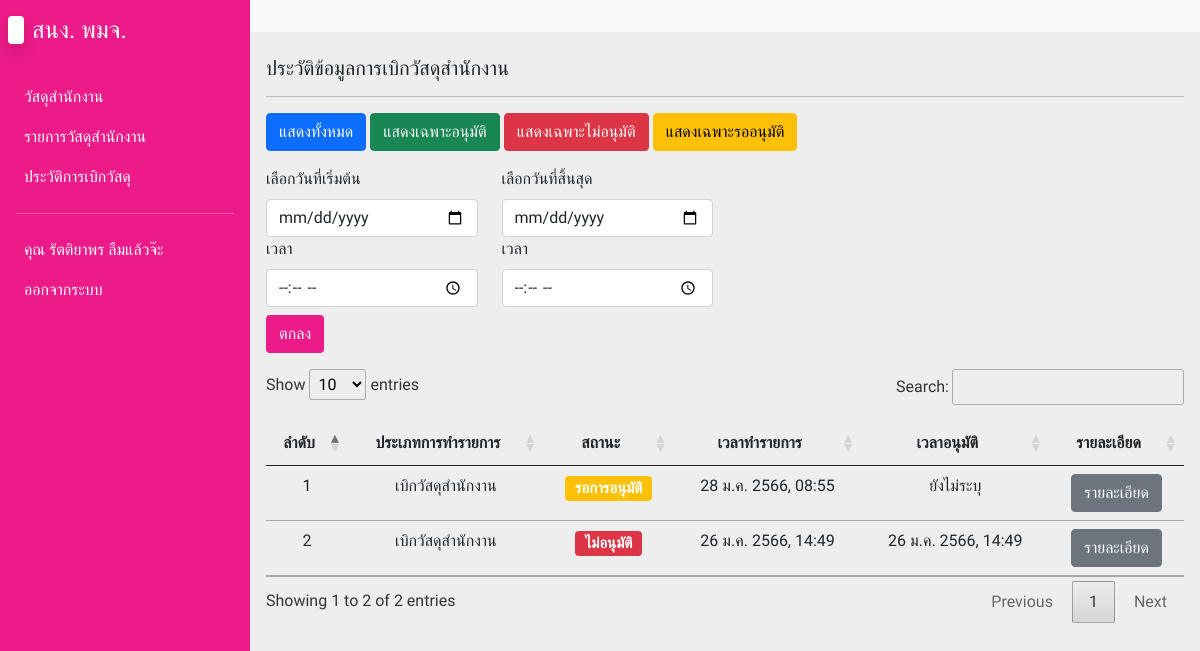
The app's page /history.php (signed in) with its own data.
### tables this page shows
CREATE TABLE `transfer` (
  `t_id` int(11) NOT NULL,
  `t_type` int(11) NOT NULL,
  `stat_id` int(11) NOT NULL,
  `emp_id` int(11) NOT NULL,
  `t_datetime` timestamp NOT NULL DEFAULT current_timestamp()
);

CREATE TABLE `status` (
  `stat_id` int(11) NOT NULL,
  `stat_status` int(11) NOT NULL DEFAULT 1,
  `stat_reason` varchar(255) NOT NULL,
  `stat_datetime` timestamp NOT NULL DEFAULT current_timestamp(),
  `emp_id` int(11) NOT NULL
);

### config/db.php (called while the page is built, shortened)
<?php
function DateThai($strDate) {
  $strYear = date("Y",strtotime($strDate))+543;
  $strMonth= date("n",strtotime($strDate));
  $strDay= date("j",strtotime($strDate));
  $strHour= date("H",strtotime($strDate));
  $strMinute= date("i",strtotime($strDate));
  $strMonthCut = Array("","ม.ค.","ก.พ.","มี.ค.","เม.ย.","พ.ค.","มิ.ย.","ก.ค.","ส.ค.","ก.ย.","ต.ค.","พ.ย.","ธ.ค.");
  $strMonthThai=$strMonthCut[$strMonth];
  return "$strDay $strMonthThai $strYear, $strHour:$strMinute";
}
?>

### history.php (the view, shortened to what this page needs)
<?php
include('config/db.php');
?>
<!DOCTYPE html>
<html lang="en">
<head>
  <link rel="stylesheet" href="css/bootstrap.min.css">
  <link rel="stylesheet" href="css/fonts.css">
  <link rel="stylesheet" href="css/styles.css">
  <link rel="stylesheet" href="css/jquery.dataTables.min.css">
  <link rel="stylesheet" href="css/all.min.css">
  <link rel="stylesheet" href="css/fontawesome.min.css">
</head>
<body>
  <div class="main-container d-flex">
    <div class="sidebar" id="side_nav">
      <div class="header-box px-2 pt-3 pb-4 d-flex justify-content-between">
        <h1 class="fs-4"><span class="bg-white text-dark rounded shadow px-2 me-2"></span><span class="text-white">สนง. พมจ.</span></h1>
      </div>
      <?php include('includes/menuSidebar.inc.php'); ?>
    </div>
    <div class="content">
      <nav class="navbar navbar-expand-md navbar-light bg-light">
        <div class="container-fluid">
          <div class="collapse navbar-collapse justify-content-end" id="navbarSupportedContent">
            <ul class="navbar-nav mb-2 mb-lg-0">
              <li class="nav-item">
                <a class="nav-link active" aria-current="page" href="#"></a>
              </li>
            </ul>
          </div>
        </div>
      </nav>
    <div class="dashboard-content px-3 pt-4">
      <h2 class="fs-5"> ประวัติข้อมูลการเบิกวัสดุสำนักงาน</h2>
      <hr>
      <div class="mb-3">
        <a href="history.php" class="btn btn-primary">แสดงทั้งหมด</a>
        <a href="?accept" class="btn btn-success">แสดงเฉพาะอนุมัติ</a>
        <a href="?reject" class="btn btn-danger">แสดงเฉพาะไม่อนุมัติ</a>
        <a href="?pending" class="btn btn-warning">แสดงเฉพาะรออนุมัติ</a>
      </div>
      <form action="history.php" method="POST">
      <div class="mb-3">
        <div class="row">
          <div class="col-md-3">
            <label class="form-label">เลือกวันที่เริ่มต้น</label>
            <input type="date" name="date_start" class="form-control">
            <label class="form-label">เวลา</label>
            <input type="time" name="time_start" class="form-control">
          </div>
          <div class="col-md-3">
            <label class="form-label">เลือกวันที่สิ้นสุด</label>
              <input type="date" name="date_end" class="form-control">
              <label class="form-label">เวลา</label>
              <input type="time" name="time_end" class="form-control">
          </div>
        </div>
        <button type="submit" class="btn btn-pmj mt-2" id="time_select" name="time_select">ตกลง</button>
      </div>
      </form>
      <table class="table table-hover" id="myTable">
        <thead>
          <th class="text-center">ลำดับ</th>
          <th class="text-center">ประเภทการทำรายการ</th>
          <th class="text-center">สถานะ</th>
          <th class="text-center">เวลาทำรายการ</th>
          <th class="text-center">เวลาอนุมัติ</th>
          <th class="text-center">รายละเอียด</th>
        </thead>
        <tbody>
          <?php
          $emp_id = $_SESSION['emp_id'];
          $i = 0;
          if(isset($_GET['accept'])) {
            $sql = "SELECT * FROM `transfer` INNER JOIN status ON transfer.stat_id = status.stat_id WHERE transfer.emp_id = $emp_id AND status.stat_status = 2 ORDER BY transfer.t_id DESC";
          } else if(isset($_GET['reject'])) {
            $sql = "SELECT * FROM `transfer` INNER JOIN status ON transfer.stat_id = status.stat_id WHERE transfer.emp_id = $emp_id AND status.stat_status = 3 ORDER BY transfer.t_id DESC";
          } else if(isset($_GET['pending'])) {
            $sql = "SELECT * FROM `transfer` INNER JOIN status ON transfer.stat_id = status.stat_id WHERE transfer.emp_id = $emp_id AND status.stat_status = 1 ORDER BY transfer.t_id DESC";
          } else {
            $sql = "SELECT * FROM `transfer` INNER JOIN status ON transfer.stat_id = status.stat_id WHERE transfer.emp_id = $emp_id ORDER BY transfer.t_id DESC";
          }
          $query = mysqli_query($conn, $sql);
          while($row = mysqli_fetch_array($query)) {
            $i++;
          ?>
          <tr class="text-center">
            <td><?= $i; ?></td>
            <td>
              <?php if($row['t_type'] == 1) {
                echo 'เบิกวัสดุสำนักงาน';
              } else {
                echo 'นำเข้า';
              } ?>
            </td>
            <td>
            <?php if($row['stat_status'] == 2) {
                echo '<h5><span class="badge bg-success">อนุมัติ</span></h5>';
              } else if($row['stat_status'] == 1) {
                echo '<h5><span class="badge bg-warning">รอการอนุมัติ</span></h5>';
              } else {
                echo '<h5><span class="badge bg-danger">ไม่อนุมัติ</span></h5>';
              } ?>
            </td>
            <td><?= DateThai($row['t_datetime']); ?></td>
            <td>
              <?php
              if($row['stat_datetime'] == $row['t_datetime']) {
                echo 'ยังไม่ระบุ';
              } else {
                echo DateThai($row['stat_datetime']);
              }
              ?>
            </td>
            <td>
              <a href="history_detail.php?id=<?= $row['t_id']; ?>" class="btn btn-secondary">รายละเอียด</a>
            </td>
          </tr>
          <?php } ?>
        </tbody>
      </table>
    </div>
    <br><br><br>
  </div>
</body>
</html>

### css/styles.css (style rules this page uses)
body { background-color: #eee; }
#side_nav { background: #EC1B89; min-width: 250px; max-width: 250px; transition: all 0.3s; }
.content { min-height: 100vh; width: 100%; }
.btn-pmj { background-color: #EC1B89; color: white; }

### records on screen
transfer: t_type "เบิกวัสดุสำนักงาน", shows "รอการอนุมัติ", t_datetime "28 ม.ค. 2566, 08:55", shows "ยังไม่ระบุ"
transfer: t_type "เบิกวัสดุสำนักงาน", shows "ไม่อนุมัติ", t_datetime "26 ม.ค. 2566, 14:49", stat.stat_datetime "26 ม.ค. 2566, 14:49"

### other values on screen
$_SESSION['emp_fname'] "รัตติยาพร"
$_SESSION['emp_lname'] "ลืมแล้วจ๊ะ"
